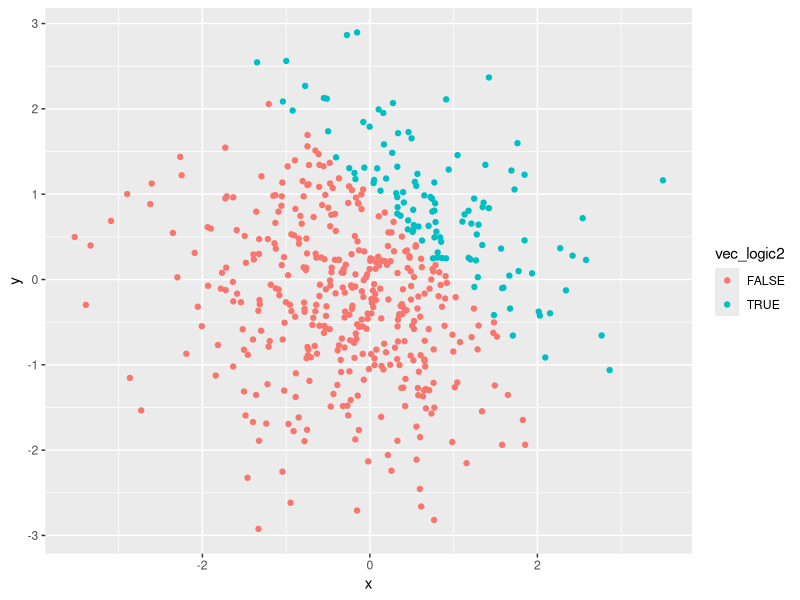
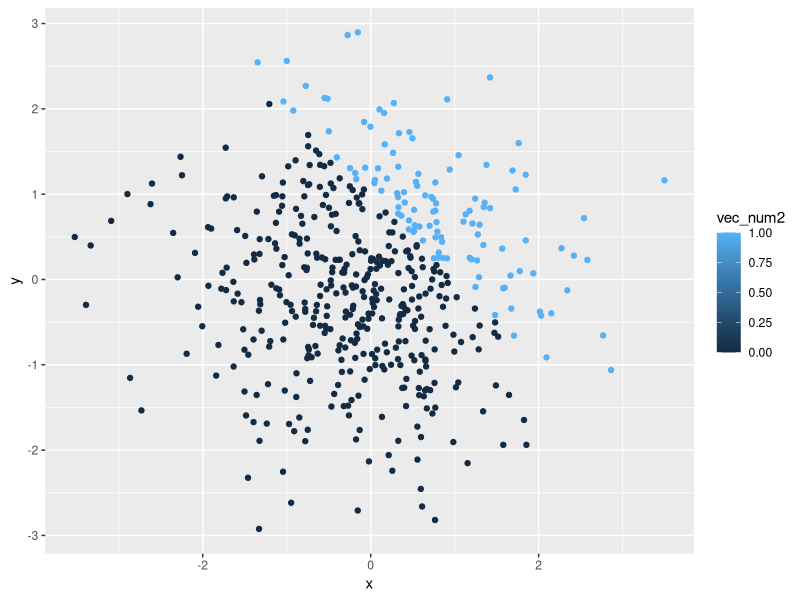
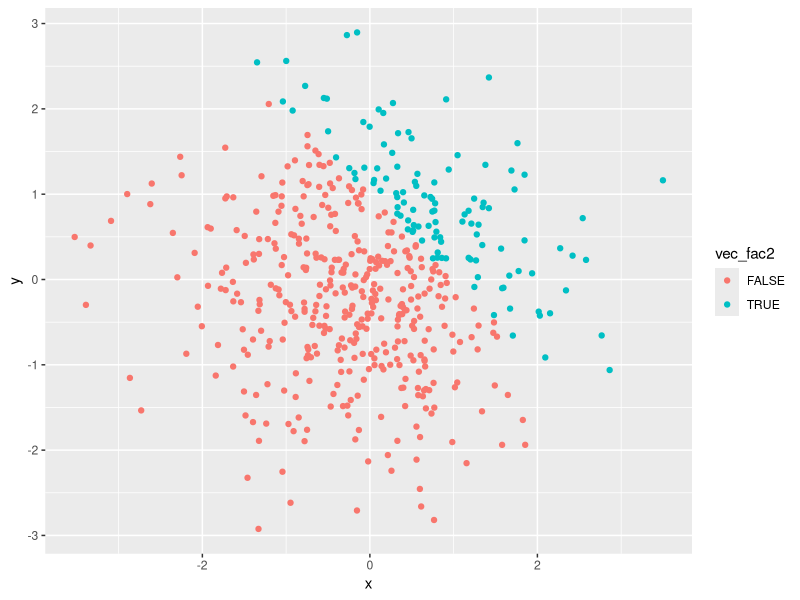
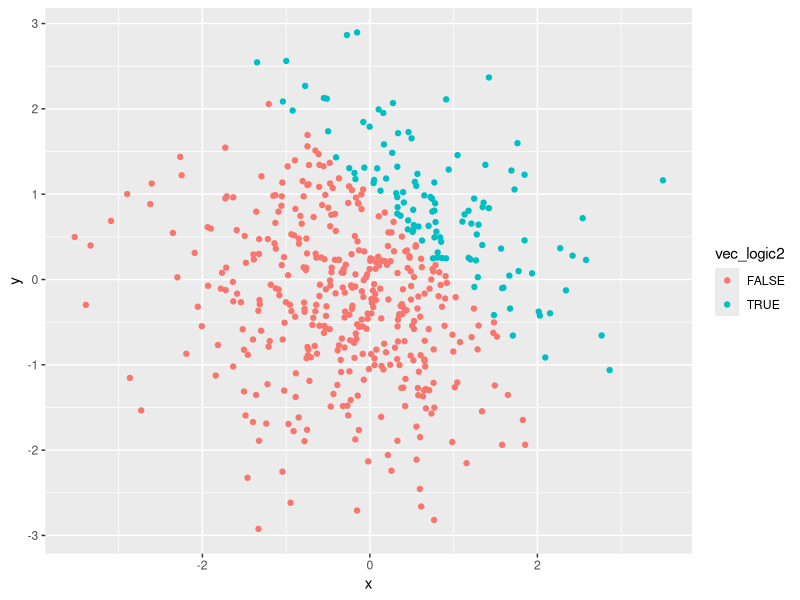

Write the R code that produced these figures, in order.
## ---- chunk 1
library(tidyverse)

problem1_df = tibble(
  ran_sample = rnorm(8),
  gr_th_0_logical = ran_sample > 0,
  vec_character = c("This", "is", "the", "answer", "of", "problem", "one", "here"),
  vec_factor = factor(c("white", "black", "black", "red", "white", "red", "black", "white"), levels = c("white", "black", "red") )
)

lapply(problem1_df, mean)
##The clss of vec_character is character and the class of vec_factor is fact.##
##The mean of vec_character and vec_factor cannot be calculated, because they are neither numerical nor logical vectors##
## ---- chunk 2
##convert the logical vector to numeric, and multiply the random sample by the result##
gr_th_0_num = as.numeric(problem1_df$gr_th_0_logical)
prod(gr_th_0_num)

##convert the logical vector to a factor, and multiply the random sample by the result##
gr_th_0_fac = as.factor(problem1_df$gr_th_0_logical)
#gr_th_0_fac_pro = prod(gr_th_0_fac)
#the random sample cannot be mutiplied as it's factor. I have to put it into a comment because the whole Rmd will break down if it's in the code.

##convert the logical vector to a factor and then convert the result to numeric, and multiply the random sample by the result##
gr_th_0_fac_num = as.numeric(as.factor(problem1_df$gr_th_0_logical))
prod(gr_th_0_fac_num)
## ---- chunk 3
problem2_df = tibble(
  x = rnorm(500),
  y = rnorm(500),
  vec_logic2 = x + y > 1,
  vec_num2 = as.numeric(vec_logic2),
  vec_fac2 = as.factor(vec_logic2)
)
## ---- chunk 4
ggplot(problem2_df, aes(x = x, y = y)) + geom_point(aes(color = vec_logic2))
## ---- chunk 5
ggplot(problem2_df, aes(x = x, y = y)) + geom_point(aes(color = vec_num2))
## ---- chunk 6
ggplot(problem2_df, aes(x = x, y = y)) + geom_point(aes(color = vec_fac2))
## ---- chunk 7
##save the first plot##
logic_color_plot = ggplot(problem2_df, aes(x = x, y = y)) + geom_point(aes(color = vec_logic2))
ggsave("logic_color_plot.pdf", logic_color_plot, width = 8, height = 5)
